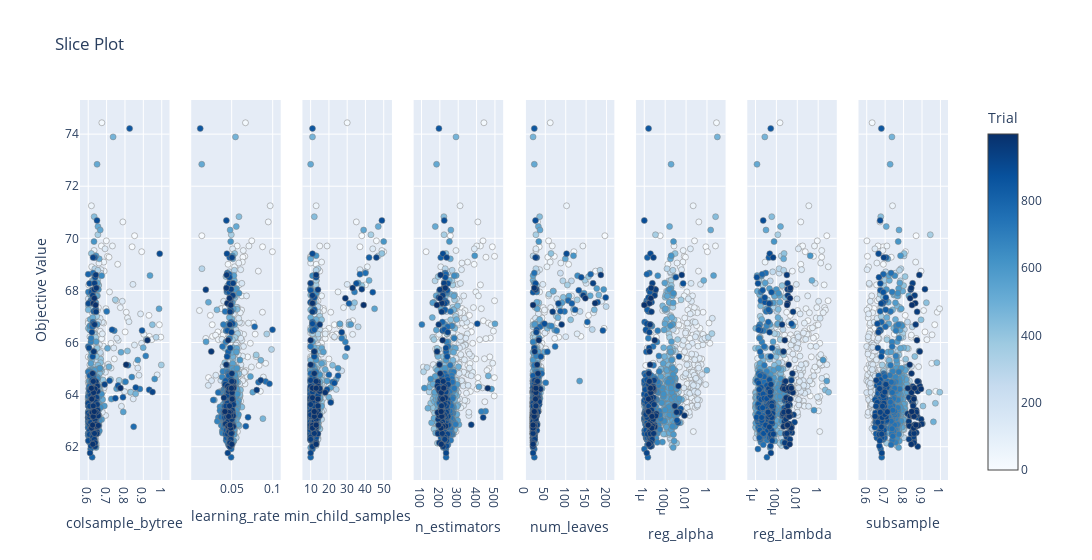

Source (notebook cell):
### Code cell
optuna.visualization.plot_slice(study)

### Figure 1 — Plotly figure (JSON) as saved in the notebook; plotly's stock layout.template omitted (floating-point values rounded to 4 significant figures; data arrays with more than 128 entries replaced by an {"elided": "..."} marker saying what was removed)
{"data": [{"marker": {"color": {"elided": "1000 int values"}, "colorbar": {"title": {"text": "Trial"}, "x": 1, "xpad": 40}, "colorscale": [[0, "rgb(247,251,255)"], [0.125, "rgb(222,235,247)"], [0.25, "rgb(198,219,239)"], [0.375, "rgb(158,202,225)"], [0.5, "rgb(107,174,214)"], [0.625, "rgb(66,146,198)"], [0.75, "rgb(33,113,181)"], [0.875, "rgb(8,81,156)"], [1, "rgb(8,48,107)"]], "line": {"color": "Grey", "width": 0.5}, "showscale": true}, "mode": "markers", "name": "Feasible Trial", "showlegend": false, "type": "scatter", "x": {"elided": "1000 float values"}, "xaxis": "x", "y": {"elided": "1000 float values"}, "yaxis": "y"}, {"marker": {"color": {"elided": "1000 int values"}, "colorbar": {"title": {"text": "Trial"}, "x": 1, "xpad": 40}, "colorscale": [[0, "rgb(247,251,255)"], [0.125, "rgb(222,235,247)"], [0.25, "rgb(198,219,239)"], [0.375, "rgb(158,202,225)"], [0.5, "rgb(107,174,214)"], [0.625, "rgb(66,146,198)"], [0.75, "rgb(33,113,181)"], [0.875, "rgb(8,81,156)"], [1, "rgb(8,48,107)"]], "line": {"color": "Grey", "width": 0.5}, "showscale": false}, "mode": "markers", "name": "Feasible Trial", "showlegend": false, "type": "scatter", "x": {"elided": "1000 float values"}, "xaxis": "x2", "y": {"elided": "1000 float values"}, "yaxis": "y2"}, {"marker": {"color": {"elided": "1000 int values"}, "colorbar": {"title": {"text": "Trial"}, "x": 1, "xpad": 40}, "colorscale": [[0, "rgb(247,251,255)"], [0.125, "rgb(222,235,247)"], [0.25, "rgb(198,219,239)"], [0.375, "rgb(158,202,225)"], [0.5, "rgb(107,174,214)"], [0.625, "rgb(66,146,198)"], [0.75, "rgb(33,113,181)"], [0.875, "rgb(8,81,156)"], [1, "rgb(8,48,107)"]], "line": {"color": "Grey", "width": 0.5}, "showscale": false}, "mode": "markers", "name": "Feasible Trial", "showlegend": false, "type": "scatter", "x": {"elided": "1000 int values"}, "xaxis": "x3", "y": {"elided": "1000 float values"}, "yaxis": "y3"}, {"marker": {"color": {"elided": "1000 int values"}, "colorbar": {"title": {"text": "Trial"}, "x": 1, "xpad": 40}, "colorscale": [[0, "rgb(247,251,255)"], [0.125, "rgb(222,235,247)"], [0.25, "rgb(198,219,239)"], [0.375, "rgb(158,202,225)"], [0.5, "rgb(107,174,214)"], [0.625, "rgb(66,146,198)"], [0.75, "rgb(33,113,181)"], [0.875, "rgb(8,81,156)"], [1, "rgb(8,48,107)"]], "line": {"color": "Grey", "width": 0.5}, "showscale": false}, "mode": "markers", "name": "Feasible Trial", "showlegend": false, "type": "scatter", "x": {"elided": "1000 int values"}, "xaxis": "x4", "y": {"elided": "1000 float values"}, "yaxis": "y4"}, {"marker": {"color": {"elided": "1000 int values"}, "colorbar": {"title": {"text": "Trial"}, "x": 1, "xpad": 40}, "colorscale": [[0, "rgb(247,251,255)"], [0.125, "rgb(222,235,247)"], [0.25, "rgb(198,219,239)"], [0.375, "rgb(158,202,225)"], [0.5, "rgb(107,174,214)"], [0.625, "rgb(66,146,198)"], [0.75, "rgb(33,113,181)"], [0.875, "rgb(8,81,156)"], [1, "rgb(8,48,107)"]], "line": {"color": "Grey", "width": 0.5}, "showscale": false}, "mode": "markers", "name": "Feasible Trial", "showlegend": false, "type": "scatter", "x": {"elided": "1000 int values"}, "xaxis": "x5", "y": {"elided": "1000 float values"}, "yaxis": "y5"}, {"marker": {"color": {"elided": "1000 int values"}, "colorbar": {"title": {"text": "Trial"}, "x": 1, "xpad": 40}, "colorscale": [[0, "rgb(247,251,255)"], [0.125, "rgb(222,235,247)"], [0.25, "rgb(198,219,239)"], [0.375, "rgb(158,202,225)"], [0.5, "rgb(107,174,214)"], [0.625, "rgb(66,146,198)"], [0.75, "rgb(33,113,181)"], [0.875, "rgb(8,81,156)"], [1, "rgb(8,48,107)"]], "line": {"color": "Grey", "width": 0.5}, "showscale": false}, "mode": "markers", "name": "Feasible Trial", "showlegend": false, "type": "scatter", "x": {"elided": "1000 float values"}, "xaxis": "x6", "y": {"elided": "1000 float values"}, "yaxis": "y6"}, {"marker": {"color": {"elided": "1000 int values"}, "colorbar": {"title": {"text": "Trial"}, "x": 1, "xpad": 40}, "colorscale": [[0, "rgb(247,251,255)"], [0.125, "rgb(222,235,247)"], [0.25, "rgb(198,219,239)"], [0.375, "rgb(158,202,225)"], [0.5, "rgb(107,174,214)"], [0.625, "rgb(66,146,198)"], [0.75, "rgb(33,113,181)"], [0.875, "rgb(8,81,156)"], [1, "rgb(8,48,107)"]], "line": {"color": "Grey", "width": 0.5}, "showscale": false}, "mode": "markers", "name": "Feasible Trial", "showlegend": false, "type": "scatter", "x": {"elided": "1000 float values"}, "xaxis": "x7", "y": {"elided": "1000 float values"}, "yaxis": "y7"}, {"marker": {"color": {"elided": "1000 int values"}, "colorbar": {"title": {"text": "Trial"}, "x": 1, "xpad": 40}, "colorscale": [[0, "rgb(247,251,255)"], [0.125, "rgb(222,235,247)"], [0.25, "rgb(198,219,239)"], [0.375, "rgb(158,202,225)"], [0.5, "rgb(107,174,214)"], [0.625, "rgb(66,146,198)"], [0.75, "rgb(33,113,181)"], [0.875, "rgb(8,81,156)"], [1, "rgb(8,48,107)"]], "line": {"color": "Grey", "width": 0.5}, "showscale": false}, "mode": "markers", "name": "Feasible Trial", "showlegend": false, "type": "scatter", "x": {"elided": "1000 float values"}, "xaxis": "x8", "y": {"elided": "1000 float values"}, "yaxis": "y8"}], "layout": {"title": {"text": "Slice Plot"}, "width": 2400, "xaxis": {"anchor": "y", "domain": [0, 0.1031], "title": {"text": "colsample_bytree"}}, "xaxis2": {"anchor": "y2", "domain": [0.1281, 0.2312], "title": {"text": "learning_rate"}}, "xaxis3": {"anchor": "y3", "domain": [0.2562, 0.3594], "title": {"text": "min_child_samples"}}, "xaxis4": {"anchor": "y4", "domain": [0.3844, 0.4875], "title": {"text": "n_estimators"}}, "xaxis5": {"anchor": "y5", "domain": [0.5125, 0.6156], "title": {"text": "num_leaves"}}, "xaxis6": {"anchor": "y6", "domain": [0.6406, 0.7438], "title": {"text": "reg_alpha"}, "type": "log"}, "xaxis7": {"anchor": "y7", "domain": [0.7688, 0.8719], "title": {"text": "reg_lambda"}, "type": "log"}, "xaxis8": {"anchor": "y8", "domain": [0.8969, 1], "title": {"text": "subsample"}}, "yaxis": {"anchor": "x", "domain": [0, 1], "title": {"text": "Objective Value"}}, "yaxis2": {"anchor": "x2", "domain": [0, 1], "matches": "y", "showticklabels": false}, "yaxis3": {"anchor": "x3", "domain": [0, 1], "matches": "y", "showticklabels": false}, "yaxis4": {"anchor": "x4", "domain": [0, 1], "matches": "y", "showticklabels": false}, "yaxis5": {"anchor": "x5", "domain": [0, 1], "matches": "y", "showticklabels": false}, "yaxis6": {"anchor": "x6", "domain": [0, 1], "matches": "y", "showticklabels": false}, "yaxis7": {"anchor": "x7", "domain": [0, 1], "matches": "y", "showticklabels": false}, "yaxis8": {"anchor": "x8", "domain": [0, 1], "matches": "y", "showticklabels": false}}}
